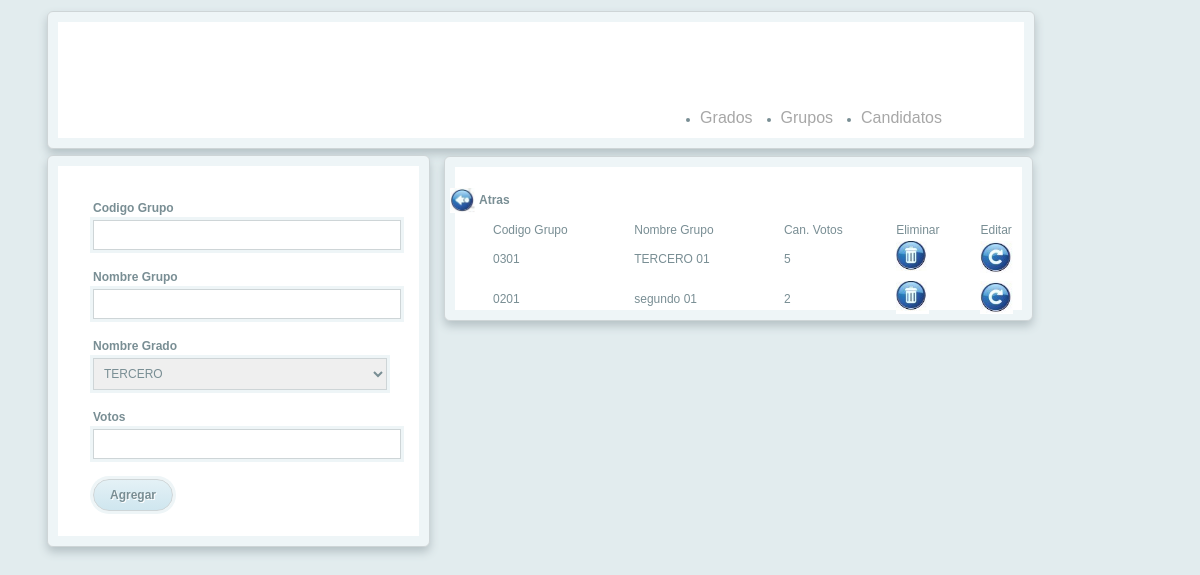
Page /vista/vgrupo.php?lista=2 on the committed database.
### tables this page shows
CREATE TABLE IF NOT EXISTS `grupo` (
  `idgrupo` int(11) NOT NULL AUTO_INCREMENT,
  `cod_grupo` varchar(10) NOT NULL,
  `nom_grupo` varchar(45) DEFAULT NULL,
  `id_grado` int(11) DEFAULT NULL,
  `vot_grupo` int(4) DEFAULT NULL,
  PRIMARY KEY (`idgrupo`),
  KEY `id_grado_idx` (`id_grado`)
);

### bd/datos.php (called while the page is built)
<?php
$server='localhost';
$bdatos='mydb';
$user='root';
$pass='';
 ?>

### bd/conec_datos.php (called while the page is built, shortened)
<?php
abstract class Conexion
{
	private $conexion;
	private $query;
	 public function abrir_conec()
	 {
	 	include 'datos.php';
		$this->conexion = mysql_connect($server, $user, $pass);
	 }
	 public function cerrar_conec()
	 {
	 	$this->conexion= mysql_close();
	 }
	 public function consulta($consulta)
	 {
	 	$this->query = mysql_query($consulta, $this->conexion);
	 }
	 public function resultado()
	 {
	 	$resul= mysql_fetch_array($this->query) ;
	 	 return $resul;
	 }
}

### vista/vgrupo.php (the view, shortened to what this page needs)
<?php
include_once 'index.php';
require_once '../controlador/grupo.php';
$grupos= new grupo();
 ?>
<body>
<?php
if (!isset($_GET['idedit']))
{
	echo "<div style='width: 389px; margin-left: -353px; height: 259px;'>";
	$grupos->grupo_form();
	echo "</div>";
	echo "<div class='body'>";
	if (!isset($_GET['lista']))
	{
		$grupos->setc();
		echo "<table>";
		while ($r=$grupos->get())
		{
			echo "<tr class ='galeria'>";
            echo '<td><a href="vgrupo.php?lista='.$r['idgrado'].'"><img src="imagenes/ok.png"></a></td>';
            echo '<td style="width: 100px;"><h3>'.$r['nom_grado'].'</h3></td>';
			echo "</tr>";
		}
			echo "</table>";
	}else
		{
			echo "<table style='width: 555px'>";
			echo '<a href="vgrupo.php" ><img src="imagenes/atras.png" style="width: 25px; margin-left: -40px; margin-top: -17px;"></a><h3 style="margin-top: -23px; width: 15px; height: 15px; margin-left: -11px;">Atras</h3>';
				echo "<tr>";
				echo "<td>Codigo Grupo</td>";
				echo "<td>Nombre Grupo</td>";
				echo "<td>Can. Votos</td>";
				echo '<td>Eliminar</td>';
				echo '<td>Editar</a></td>';
				echo "</tr>";
			$consulta = 'SELECT * FROM grupo WHERE id_grado='.$_GET['lista'];
			$grupos->grupo_setc($consulta);
			while ($row=$grupos->grupo_get())
				{
					echo "<tr>";
					echo "<td>".$row['cod_grupo']."</td>";
					echo "<td>".$row['nom_grupo']."</td>";
					echo "<td>".$row['vot_grupo']."</td>";
					echo '<td><a href="vgrupo.php?idelete='.$row['idgrupo'].'"><img src=imagenes/eliminar.png style="width: 33px;"></a></td>';
					echo '<td><a href="vgrupo.php?idedit='.$row['idgrupo'].'"><img src=imagenes/act.png style="width: 33px;"></a></td>';
					echo "</tr>";
				}
		}
	?>
</table></div>
<?php
}
 ?>
</body>

### vista/css/estilos.css (style rules this page uses)
* { color: #798e94; font-family: sans-serif; font-size: 12px; }
body { background-color: #E2ECEE; margin: auto; width: 400px; }
.body { border: 1px solid #CED5D7; border-radius: 6px; background-color: white; border-bottom-width: 1px; box-shadow: 0px 5px 10px #B5C1C5, 0 0 0 10px #EEF5F7 inset; margin: -258px 0px 0px 44px; padding: 45px 45px 0px 45px; width: 497px; height: auto; }

### rows in the picture
grupo: cod_grupo "0301", nom_grupo "TERCERO 01", vot_grupo "5"
grupo: cod_grupo "0201", nom_grupo "segundo 01", vot_grupo "2"

### other values in the picture
form field id_grado "TERCERO"
